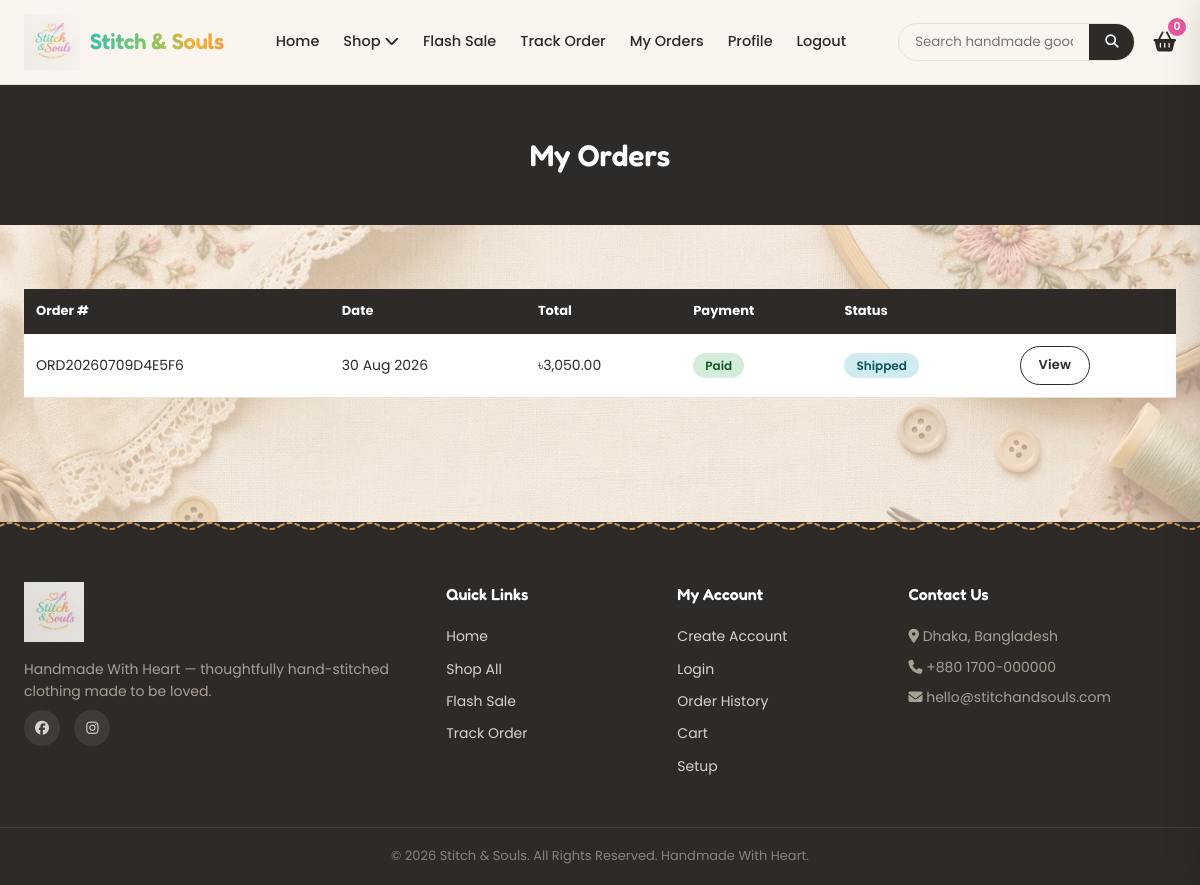
The app's page /order-history.php (signed in) with its own data.
### tables this page shows
CREATE TABLE `orders` (
  `id` INT(11) NOT NULL AUTO_INCREMENT,
  `order_number` VARCHAR(30) NOT NULL UNIQUE,
  `customer_id` INT(11) DEFAULT NULL,
  `guest_name` VARCHAR(150) DEFAULT NULL,
  `guest_email` VARCHAR(150) DEFAULT NULL,
  `guest_phone` VARCHAR(30) DEFAULT NULL,
  `shipping_address` TEXT NOT NULL,
  `city` VARCHAR(100) DEFAULT NULL,
  `shipping_zone` ENUM('inside_dhaka','outside_dhaka') NOT NULL DEFAULT 'inside_dhaka',
  `subtotal` DECIMAL(10,2) NOT NULL DEFAULT 0.00,
  `shipping_fee` DECIMAL(10,2) NOT NULL DEFAULT 0.00,
  `total_amount` DECIMAL(10,2) NOT NULL DEFAULT 0.00,
  `payment_method` ENUM('cod','card','mobile_banking') DEFAULT 'cod',
  `payment_status` ENUM('unpaid','paid','failed','refunded') DEFAULT 'unpaid',
  `transaction_id` VARCHAR(100) DEFAULT NULL,
  `order_status` ENUM('pending','processing','shipped','delivered','cancelled') DEFAULT 'pending',
  `notes` TEXT DEFAULT NULL,
  `stitch_request` TINYINT(1) NOT NULL DEFAULT 0 COMMENT 'Customer asked us to stitch the dress for them',
  `handled_by` INT(11) DEFAULT NULL COMMENT 'Employee who last processed/updated this order',
  `created_at` DATETIME DEFAULT CURRENT_TIMESTAMP,
  `updated_at` DATETIME DEFAULT CURRENT_TIMESTAMP ON UPDATE CURRENT_TIMESTAMP,
  PRIMARY KEY (`id`),
  KEY `customer_id` (`customer_id`),
  KEY `handled_by` (`handled_by`),
  CONSTRAINT `fk_order_customer` FOREIGN KEY (`customer_id`) REFERENCES `customers`(`id`) ON DELETE SET NULL,
  CONSTRAINT `fk_order_employee` FOREIGN KEY (`handled_by`) REFERENCES `employees`(`id`) ON DELETE SET NULL
);

### includes/functions.php (called while the page is built, shortened)
<?php
function sanitize($str) {
    return htmlspecialchars(trim($str ?? ''), ENT_QUOTES, 'UTF-8');
}
function formatPrice($price) {
    global $siteSettings;
    $symbol = $siteSettings['currency_symbol'] ?? '৳';
    return $symbol . number_format((float)$price, 2);
}

### config/config.php (called while the page is built, shortened)
<?php
require_once __DIR__ . '/database.php';
require_once __DIR__ . '/../includes/functions.php';
$siteSettings = [];
try {
    $stmt = $pdo->query("SELECT setting_key, setting_value FROM site_settings");
    foreach ($stmt->fetchAll() as $row) {
        $siteSettings[$row['setting_key']] = $row['setting_value'];
    }
} catch (Exception $e) {
}

### order-history.php (the view, shortened to what this page needs)
<?php
require_once __DIR__ . '/config/config.php';
$stmt = $pdo->prepare("SELECT * FROM orders WHERE customer_id = ? ORDER BY created_at DESC");
$stmt->execute([$_SESSION['customer_id']]);
$orders = $stmt->fetchAll();
include __DIR__ . '/includes/header.php';
?>
<div class="page-banner"><div class="container"><h1>My Orders</h1></div></div>
<section class="section">
    <div class="container">
        <?php if (empty($orders)): ?>
            <div class="empty-state">
                <i class="fa-solid fa-box"></i>
                <h3>No orders yet</h3>
                <p>Your placed orders will show up here.</p>
                <a href="products.php" class="btn" style="margin-top:20px;">Start Shopping</a>
            </div>
        <?php else: ?>
        <div class="table-wrap">
            <table class="data-table">
                <thead>
                    <tr><th>Order #</th><th>Date</th><th>Total</th><th>Payment</th><th>Status</th><th></th></tr>
                </thead>
                <tbody>
                    <?php foreach ($orders as $o): ?>
                    <tr>
                        <td><?= sanitize($o['order_number']) ?><?= !empty($o['stitch_request']) ? ' <i class="fa-solid fa-scissors" style="color:var(--coral);" title="Stitching requested"></i>' : '' ?></td>
                        <td><?= date('d M Y', strtotime($o['created_at'])) ?></td>
                        <td><?= formatPrice($o['total_amount']) ?></td>
                        <td><span class="status-badge status-<?= sanitize($o['payment_status']) ?>"><?= sanitize($o['payment_status']) ?></span></td>
                        <td><span class="status-badge status-<?= sanitize($o['order_status']) ?>"><?= sanitize($o['order_status']) ?></span></td>
                        <td>
                            <a href="order-details.php?id=<?= (int)$o['id'] ?>" class="btn btn-sm btn-outline">View</a>
                        </td>
                    </tr>
                    <?php endforeach; ?>
                </tbody>
            </table>
        </div>
        <?php endif; ?>
    </div>
</section>
<?php include __DIR__ . '/includes/footer.php'; ?>

### assets/css/style.css (style rules this page uses)
:root { --teal: #3EBFAE; --green: #7BC96B; --gold: #F0B23D; --gold-light: #FFE1A8; --orange: #F0853D; --coral: #F0623D; --pink: #E8579E; --purple: #A362C9; --cream: #FAF6EF; --cream-2: #F3ECDE; --ink: #2E2A28; --text-light: #8a8078; --border: #ece1d0; --radius: 14px; --shadow: 0 10px 28px rgba(46, 42, 40, 0.08); --transition: 0.3s cubic-bezier(.4,0,.2,1); --brand-gradient: linear-gradient(90deg, var(--teal), var(--green), var(--gold), var(--orange), var(--pink), var(--purple)); }
* { margin: 0; padding: 0; box-sizing: border-box; }
body { font-family: 'Poppins', sans-serif; color: var(--ink); background-color: var(--cream); background-image: linear-gradient(180deg, rgba(250,246,239,.55) 0%, rgba(250,246,239,.5) 45%, rgba(250,246,239,.6) 100%), url("../img/site-bg.jpg"); background-repeat: no-repeat; background-position: center top; background-size: cover; background-attachment: fixed; line-height: 1.6; overflow-x: hidden; }
h1, h2, h3, h4 { font-family: 'Fredoka', sans-serif; font-weight: 600; }
a { text-decoration: none; color: inherit; }
.container { max-width: 1280px; margin: 0 auto; padding: 0 24px; }
.btn { display: inline-flex; align-items: center; gap: 8px; padding: 13px 30px; background: var(--ink); color: #fff; border: 2px solid var(--ink); border-radius: 40px; font-weight: 600; font-size: 14px; letter-spacing: .2px; transition: all var(--transition); position: relative; }
.btn::before { content: ''; position: absolute; inset: -6px; border-radius: 44px; border: 1.5px dashed transparent; transition: border-color var(--transition); }
.btn-outline { background: transparent; border: 1.5px solid var(--ink); color: var(--ink); }
.btn-sm { padding: 8px 18px; font-size: 13px; }
.section { padding: 64px 0; }
.page-banner { background: var(--ink); color: #fff; padding: 46px 0; text-align: center; }
.page-banner h1 { font-size: 30px; }
table.data-table { width: 100%; border-collapse: collapse; background: #fff; }
table.data-table th { background: var(--ink); color: #fff; padding: 12px; text-align: left; font-size: 13px; }
table.data-table td { padding: 12px; border-bottom: 1px solid var(--border); font-size: 14px; }
.status-badge { padding: 4px 12px; border-radius: 20px; font-size: 12px; font-weight: 600; text-transform: capitalize; }
.status-shipped { background: #d1ecf1; color: #0c5460; }
.status-paid { background: #d4edda; color: #155724; }

### records on screen
orders: order_number "ORD20260709D4E5F6", created_at "30 Aug 2026", total_amount "৳3,050.00", payment_status "Paid", order_status "Shipped"

### other values on screen
cartCount() "0"
setting('site_tagline', 'Handmade With Heart') "Handmade With Heart"
setting('site_address') "Dhaka, Bangladesh"
setting('site_phone') "+880 1700-000000"
setting('site_email') "hello@stitchandsouls.com"
setting('site_name', 'Stitch & Souls') "Stitch & Souls"
